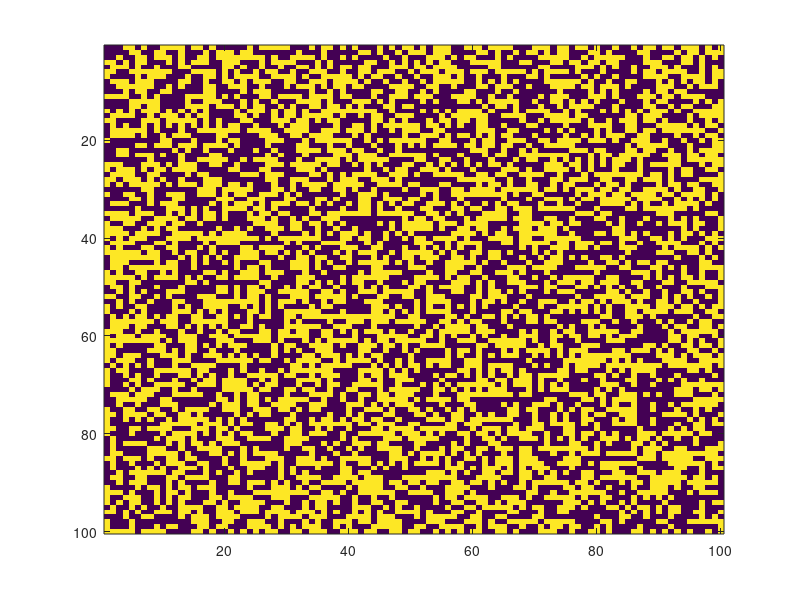

MATLAB code to generate this figure: (Note: this script raises an error after producing the figure.)

function [] = game_of_life()
current_gen = randi([0,1],100);
imagesc(current_gen); %creates an initial generation matrix of random 0’s and 1’s

while true
    [new_gen] = check_neighbors(current_gen);
    current_gen = new_gen;
end

end
